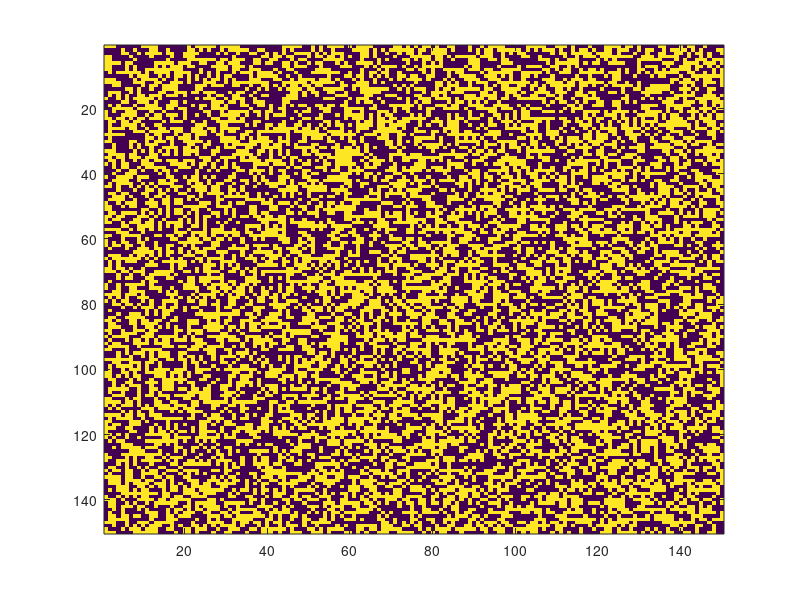

Write MATLAB code to recreate this figure. (Note: this script raises an error after producing the figure.)
clear all
Dimx=150;
Dimy=150;
xx=zeros(Dimx,Dimy);
Nstp=50;
%Data=zeros(Nstp+1,Dimx,Dimy);
time_pause=0.0;
dd=0.5;

%%%turing parameters%%%%%
Ra=2;
Ri=6;
wa=1;
wi=0.23;
%%%%colormap scheme: empty-> black, green-> green, burning -> red%%%%%
%colormap(gray);
%hold on
%%%%%%%%%%%%%%%%%%%%%%%%%%%%%%%%%%%%%%%%%%%%%%%%%%%%%%%%%%%%%%%%%%%%%%%%

%%%initialization%%%%
for ii=1:Dimx
  for jj=1:Dimy
    xx(ii,jj)=(rand(1)<dd);
  end
end


 imagesc(xx)
 
 %Data(1,:,:)=xx;
 pause(time_pause)

%%%%%%%update%%%%%%%%%
 for tt=1:Nstp
  for ii=1:Dimx
   for jj=1:Dimy
       
    Sa=0;
    u=modd(ii-Ra,Dimx);
    d=modd(ii+Ra,Dimx);
    lft=modd(jj-Ra,Dimy);
    rt=modd(jj+Ra,Dimy);
    for ll=u:d
        for nn=lft:rt
            Sa=Sa+xx(ll,nn);
        end
    end

    Si=0;
    u=modd(ii-Ri,Dimx);
    d=modd(ii+Ri,Dimx);
    lft=modd(jj-Ri,Dimy);
    rt=modd(jj+Ri,Dimy);
    for ll=u:d
        for nn=lft:rt
            Si=Si+xx(ll,nn);
        end
    end
    Si=Si-Sa;
    S=wa*Sa-wi*Si;
    xx_n(ii,jj)=(S>0);    
    %xx(u,lft)+xx(u,rt)+xx(d,lft)+xx(d,rt); %Moore Neighbor
   

    
   end
            
  end
   

 tt;
 imagesc(xx_n)
 %
fn=['img_',num2str(tt),'.png'];
fullFileName= fullfile('C:\Users\pm0355a\Desktop\img',fn);
imwrite(xx_n,fullFileName,'png'); 
fname=['u_',num2str(tt),'.dat']; %filename string: xx_1.dat for the first time step
fullFileNameD= fullfile('C:\Users\pm0355a\Desktop\dat',fname);
save(fullFileNameD, 'u' , '-ascii');
%

 %Data(tt+1,:,:)=xx_n;
 xx=xx_n;
 pause(time_pause)
 end
 hold off